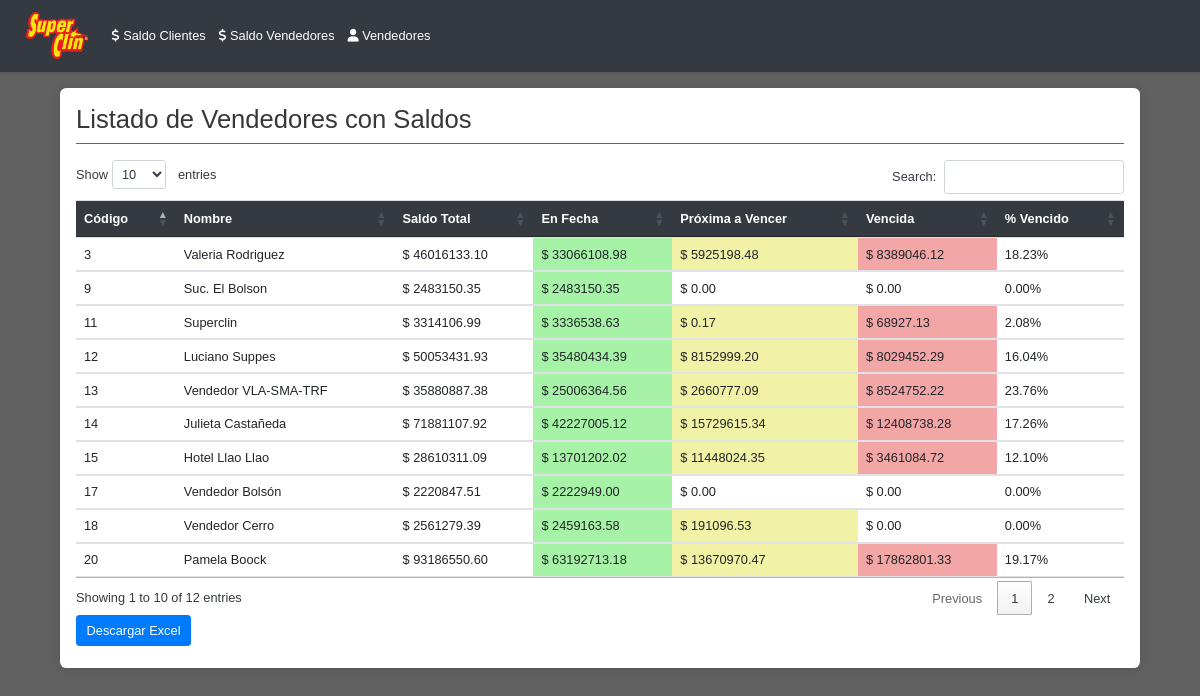
The page /vendedores_con_saldos on the database as committed earlier.
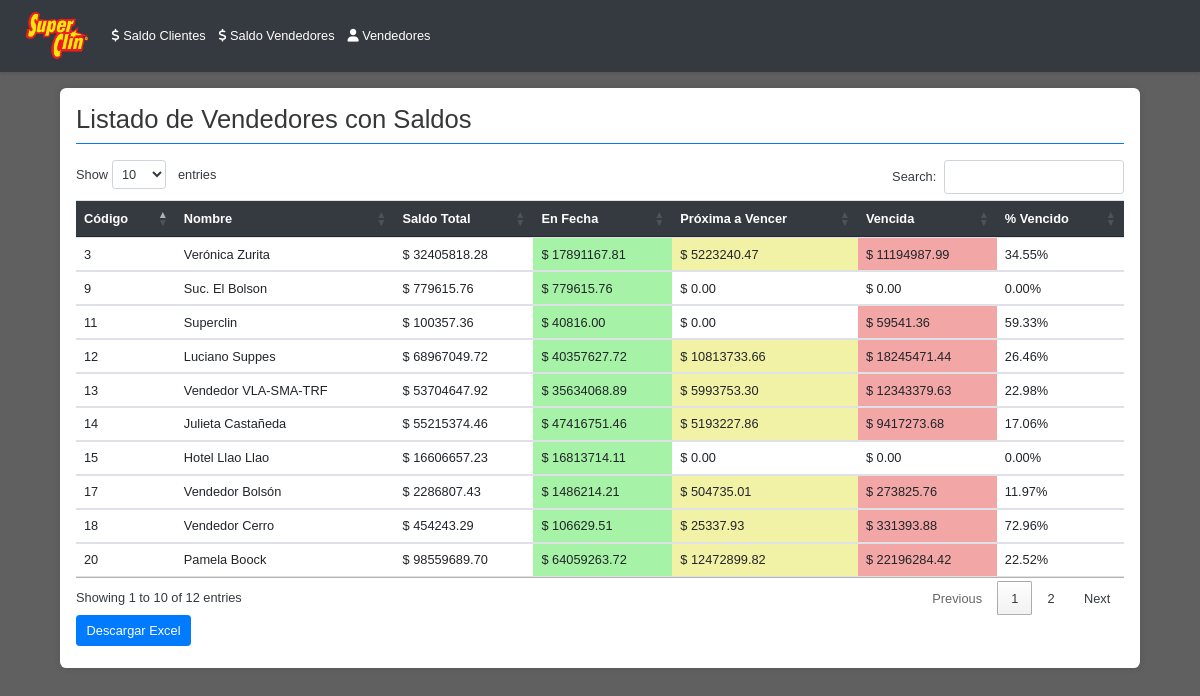
The same page on the database as committed later.
### tables this page shows
CREATE TABLE vendedores (
            SalesEmployeeCode INTEGER PRIMARY KEY,
            SalesEmployeeName TEXT,
            Telephone TEXT,
            Mobile TEXT,
            Email TEXT
        );

### controllers.py (the view)
@routes_blueprint.route('/vendedores_con_saldos')
def vendedores_con_saldos_list():
    vendedores_con_saldos = get_data()[2]
    return render_template('vendedores_con_saldos.html', vendedores=vendedores_con_saldos)

### models.py (called while the page is built)
def obtener_conexion(db_path):
   conn = sqlite3.connect(db_path)
   conn.row_factory = sqlite3.Row
   return conn

### services.py (called while the page is built)
def get_data():
  db_path = Config.DATABASE_PATH
  return obtener_datos(db_path)

### utils.py (called while the page is built)
def format_number(value):
    if value is None:
       return ""
    try:
       return locale.format_string('%.2f', value, grouping=True)
    except ValueError:
        return str(value)

### templates/vendedores_con_saldos.html (shortened to what this page needs)
{% extends 'base.html' %}
{% block content %}
    <h2>Listado de Vendedores con Saldos</h2>
    <table id="vendedores-table" class="table">
        <thead>
            <tr>
                <th>Código</th>
                <th>Nombre</th>
                <th data-type="num-fmt">Saldo Total</th>
                <th data-type="num-fmt">En Fecha</th>
                <th data-type="num-fmt">Próxima a Vencer</th>
                <th data-type="num-fmt">Vencida</th>
                <th data-type="num-fmt">% Vencido</th>
            </tr>
        </thead>
        <tbody>
            {% for vendedor in vendedores %}
            <tr>
                <td>{{ vendedor.SalesEmployeeCode }}</td>
                <td>{{ vendedor.SalesEmployeeName }}</td>
                <td data-order="{{vendedor.total_saldo}}">$ {{ vendedor.total_saldo | format_number }}</td>
                <td data-order="{{ vendedor.saldos_por_categoria['En Fecha'] }}"
                     {% if vendedor.saldos_por_categoria['En Fecha'] > 0 %}
                       class="saldo-en-fecha"
                    {% endif %}>
                    $ {{ vendedor.saldos_por_categoria['En Fecha'] | format_number }}
                </td>
                 <td data-order="{{ vendedor.saldos_por_categoria['Proxima a Vencer'] }}"
                      {% if vendedor.saldos_por_categoria['Proxima a Vencer'] > 0 %}
                        class="saldo-proxima-vencer"
                    {% endif %}>
                     $ {{ vendedor.saldos_por_categoria['Proxima a Vencer'] | format_number }}
                </td>
                <td data-order="{{ vendedor.saldos_por_categoria['Vencida'] }}"
                    {% if vendedor.saldos_por_categoria['Vencida'] > 0 %}
                      class="saldo-vencida"
                    {% endif %}>
                     $ {{ vendedor.saldos_por_categoria['Vencida'] | format_number }}
                 </td>
                <td data-order="{{ vendedor.porcentaje_vencido }}">{{ vendedor.porcentaje_vencido | format_number }}%</td>
            </tr>
            {% endfor %}
        </tbody>
    </table>
    <button id="export-excel" class="btn btn-primary mb-2">Descargar Excel</button>
{% endblock %}
{% block scripts %}
<link rel="stylesheet" type="text/css" href="https://cdn.datatables.net/1.11.5/css/jquery.dataTables.css">
{% endblock %}

### templates/base.html (shortened to what this page needs)
<!DOCTYPE html>
<html lang="es">
<head>
    <link rel="stylesheet" href="https://stackpath.bootstrapcdn.com/bootstrap/4.5.2/css/bootstrap.min.css">
    <link rel="stylesheet" type="text/css" href="https://cdn.datatables.net/1.11.5/css/jquery.dataTables.css">
    <link rel="stylesheet" href="{{ url_for('static', filename='style.css') }}">
    <link rel="stylesheet" href="https://cdnjs.cloudflare.com/ajax/libs/font-awesome/6.0.0/css/all.min.css" />
</head>
<body>
    <nav class="navbar navbar-expand-lg navbar-dark bg-dark">
        <a class="navbar-brand" href="{{ url_for('routes.dashboard') }}">
            <img src="{{ url_for('static', filename='logo.png') }}" alt="Logo" style="height: 60px; margin-right: 30px; margin-left: 25%;">
        </a>
        <div class="collapse navbar-collapse" id="navbarNav">
           <ul class="navbar-nav">
            <li class="nav-item">
                <a class="nav-link" href="{{ url_for('routes.index') }}">
                    <i class="fas fa-dollar-sign"></i> Saldo Clientes
                </a>
            </li>
            <li class="nav-item">
                <a class="nav-link" href="{{ url_for('routes.vendedores_con_saldos_list') }}">
                    <i class="fas fa-dollar-sign"></i> Saldo Vendedores
                </a>
            </li>
                <li class="nav-item">
                    <a class="nav-link" href="{{ url_for('routes.vendedores_list') }}">
                        <i class="fas fa-user"></i>  Vendedores
                    </a>
                </li>
            </ul>
        </div>
    </nav>
    <div class="container">
        {% block content %}{% endblock %}
    </div>
    {% block scripts %}{% endblock %}
</body>
</html>

### static/style.css (style rules this page uses)
body { font-family: 'Arial', sans-serif; background-color: #606060; color: #343a40; padding-bottom: 20px; zoom: 80% }
.container { max-width: 90%; margin: 20px auto; background-color: #ffffff; padding: 20px; border-radius: 8px; box-shadow: 0 0 10px rgba(0, 0, 0, 0.1); }
h2 { color: #373737; border-bottom: 2px solid #007bff; padding-bottom: 10px; margin-bottom: 20px; }
.navbar { background-color: #343a40 !important; padding: 10px 0; box-shadow: 0 2px 4px rgba(0, 0, 0, 0.1); margin-bottom: 20px; }
.navbar-brand, .navbar-nav .nav-link { color: #ffffff !important; }
.table { width: 100%; border-collapse: collapse; margin-bottom: 20px; }
.table thead th { background-color: #343a40; color: #ffffff; padding: 12px; text-align: left; border-bottom: 2px solid #495057; font-weight: bold; }
.table tbody td { padding: 10px; border-bottom: 1px solid #dee2e6; }
.saldo-en-fecha { background-color: #a6f2a6; }
.saldo-proxima-vencer { background-color: #f2f2a6; }
.saldo-vencida { background-color: #f2a6a6; }

Rows that differ between the two databases and show on the page:
changed vendedores id 3: SalesEmployeeName "Valeria Rodriguez" → "Verónica Zurita"; total_saldo "46016133.10" → "32405818.28"; saldos_por_categoria "33066108.98" → "17891167.81"; saldos_por_categoria "5925198.48" → "5223240.47"; saldos_por_categoria.Vencida "8389046.12" → "11194987.99"; porcentaje_vencido "18.23" → "34.55"
computed for vendedores "Suc. El Bolson": total_saldo "2483150.35" → "779615.76"; saldos_por_categoria "2483150.35" → "779615.76"
computed for vendedores "Superclin": total_saldo "3314106.99" → "100357.36"; saldos_por_categoria "3336538.63" → "40816.00"; saldos_por_categoria "0.17" → "0.00"; saldos_por_categoria.Vencida "68927.13" → "59541.36"; porcentaje_vencido "2.08" → "59.33"
computed for vendedores "Luciano Suppes": total_saldo "50053431.93" → "68967049.72"; saldos_por_categoria "35480434.39" → "40357627.72"; saldos_por_categoria "8152999.20" → "10813733.66"; saldos_por_categoria.Vencida "8029452.29" → "18245471.44"; porcentaje_vencido "16.04" → "26.46"
changed vendedores "Vendedor VLA-SMA-TRF": total_saldo "35880887.38" → "53704647.92"; saldos_por_categoria "25006364.56" → "35634068.89"; saldos_por_categoria "2660777.09" → "5993753.30"; saldos_por_categoria.Vencida "8524752.22" → "12343379.63"; porcentaje_vencido "23.76" → "22.98"
computed for vendedores "Julieta Castañeda": total_saldo "71881107.92" → "55215374.46"; saldos_por_categoria "42227005.12" → "47416751.46"; saldos_por_categoria "15729615.34" → "5193227.86"; saldos_por_categoria.Vencida "12408738.28" → "9417273.68"; porcentaje_vencido "17.26" → "17.06"
changed vendedores "Hotel Llao Llao": total_saldo "28610311.09" → "16606657.23"; saldos_por_categoria "13701202.02" → "16813714.11"; saldos_por_categoria "11448024.35" → "0.00"; saldos_por_categoria.Vencida "3461084.72" → "0.00"; porcentaje_vencido "12.10" → "0.00"
computed for vendedores "Vendedor Bolsón": total_saldo "2220847.51" → "2286807.43"; saldos_por_categoria "2222949.00" → "1486214.21"; saldos_por_categoria "0.00" → "504735.01"; saldos_por_categoria.Vencida "0.00" → "273825.76"; porcentaje_vencido "0.00" → "11.97"
changed vendedores "Vendedor Cerro": total_saldo "2561279.39" → "454243.29"; saldos_por_categoria "2459163.58" → "106629.51"; saldos_por_categoria "191096.53" → "25337.93"; saldos_por_categoria.Vencida "0.00" → "331393.88"; porcentaje_vencido "0.00" → "72.96"
computed for vendedores "Pamela Boock": total_saldo "93186550.60" → "98559689.70"; saldos_por_categoria "63192713.18" → "64059263.72"; saldos_por_categoria "13670970.47" → "12472899.82"; saldos_por_categoria.Vencida "17862801.33" → "22196284.42"; porcentaje_vencido "19.17" → "22.52"
